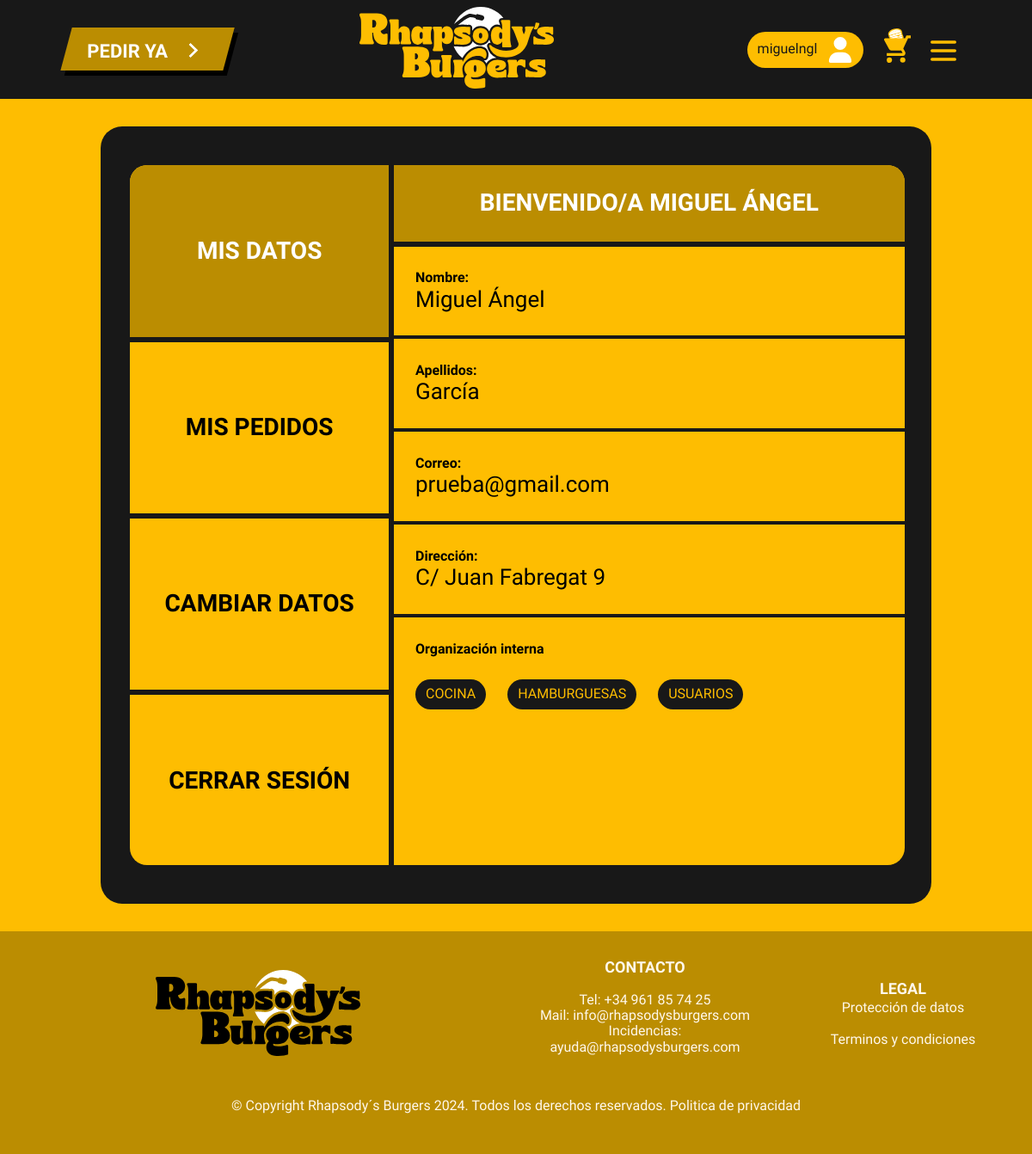
Before: /miperfil.php (signed in) with the older database file.
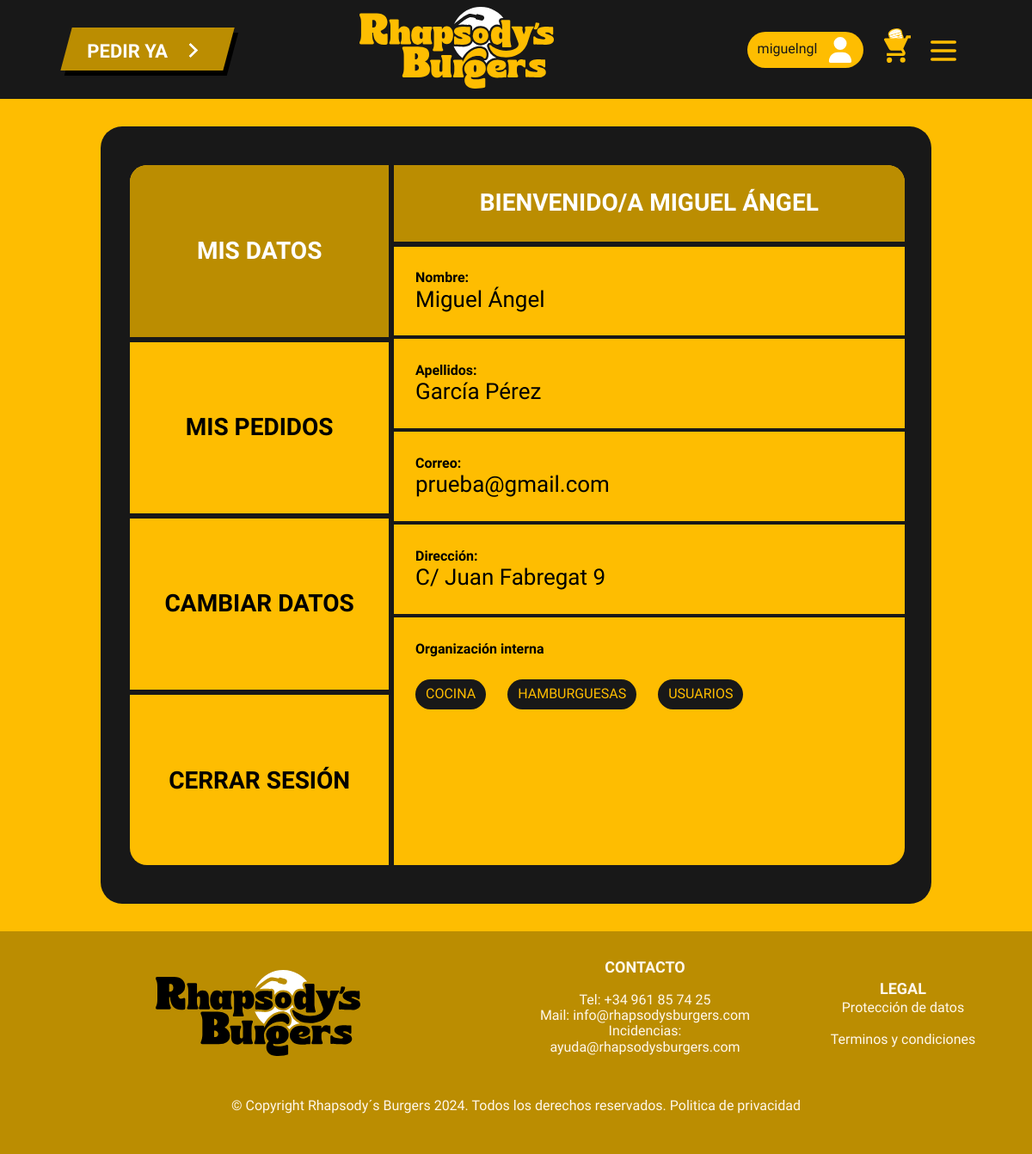
After: the same page with the newer database file.
### tables this page shows
CREATE TABLE `usuario` (
  `IdUsuario` int(11) NOT NULL,
  `Apodo` varchar(255) DEFAULT NULL,
  `Nombre` varchar(255) DEFAULT NULL,
  `Apellidos` varchar(255) DEFAULT NULL,
  `Direccion` varchar(255) DEFAULT NULL,
  `Correo` varchar(255) DEFAULT NULL,
  `Contrasena` varchar(255) DEFAULT NULL,
  `Tipo_usuario` tinyint(1) DEFAULT NULL
);

### miperfil.php (the view, shortened to what this page needs)
<!DOCTYPE html>
<html lang="en">
<head>
    <link rel="stylesheet" href="css/normalize.css">
    <link rel="stylesheet" href="css/header.css">
    <link rel="stylesheet" href="css/footer.css">
    <link rel="stylesheet" href="css/perfil.css">
</head>
<body>
    <?php
        include './php/header.php';
    ?>
    <main>
        <div class="case">
            <div class="menu-perfil">
                <div class="lista-menu-perfil">
                    <ul>
                        <li class="active-menu" data-menu="datos">Mis datos</li>
                        <li data-menu="pedidos">Mis pedidos</li>
                        <li data-menu="cambiar">Cambiar datos</li>
                        <li id="cerrar">Cerrar sesión</li>
                    </ul>
                </div>
            </div>
            <div class="datos-perfil">
                <div class="case-datos-perfil active">
                    <?php
                        include 'php/conexion.php';
                        $username = $_SESSION['Usu'];
                        $consulta = "SELECT * FROM `Usuario` WHERE `Apodo` = ?";
                        $stmt = $conexion->prepare($consulta);
                        $stmt->bind_param("s", $username);
                        $stmt->execute();
                        $resultado = $stmt->get_result();
                        $usuario = $resultado->fetch_assoc();
                    ?>
                    <div class="titulo-perfil">
                        <h2>
                            <?php
                                echo 'Bienvenido/a '.$usuario['Nombre'];
                            ?>
                        </h2>
                    </div>
                    <div class="info-perfil">
                        <div class="info-perfil-overflow">
                            <?php
                                echo '<h5>Nombre: <br><span>'.$usuario['Nombre'].'</span></h5><hr>';
                                echo '<h5>Apellidos: <br><span>'.$usuario['Apellidos'].'</span></h5><hr>';
                                echo '<h5>Correo: <br><span>'.$usuario['Correo'].'</span></h5><hr>';
                                echo '<h5>Dirección: <br><span>'.$usuario['Direccion'].'</span></h5>';
                                if ($usuario['Tipo_usuario'] == 2 || $usuario['Tipo_usuario'] == 1) {
                                    echo '<hr><h5>Organización interna</h5>';
                                    echo '<div class="organizacion">';
                                        echo '<a href="cocina.php">Cocina</a>';
                                        echo '<a href="gestionarBurgers.php">Hamburguesas</a>';
                                        if($usuario['Tipo_usuario'] == 1){
                                            echo '<a href="darPermisos.php">Usuarios</a>';
                                        }
                                    echo '</div>';
                                }
                            ?>
                        </div>
                    </div>
                </div>
            </div>
        </div>
    </main>
    <?php
        include './php/footer.php';
    ?>
</body>
</html>

Changed rows visible on the page:
changed usuario "MIGUEL ÁNGEL": Apellidos "García" → "García Pérez"
